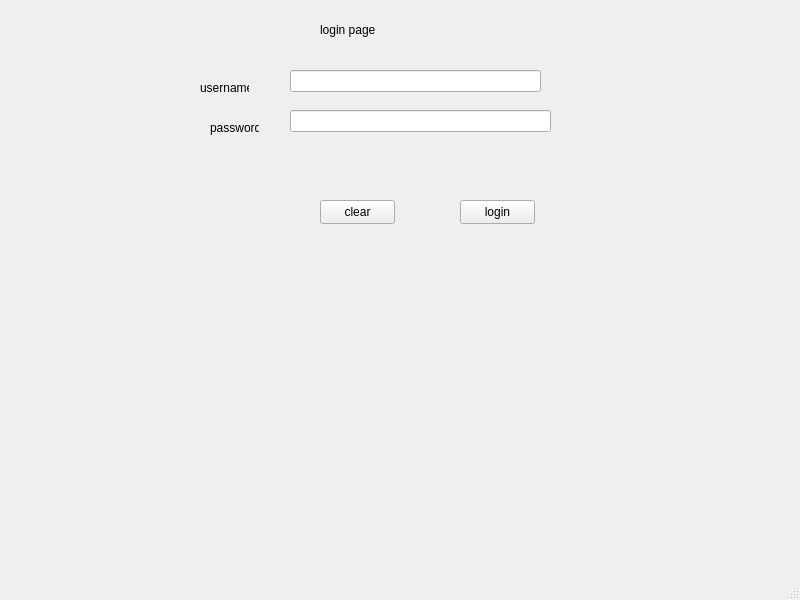
<?xml version="1.0" encoding="UTF-8"?>
<ui version="4.0">
 <class>MainWindow</class>
 <widget class="QMainWindow" name="MainWindow">
  <property name="geometry">
   <rect>
    <x>0</x>
    <y>0</y>
    <width>800</width>
    <height>600</height>
   </rect>
  </property>
  <property name="windowTitle">
   <string>MainWindow</string>
  </property>
  <widget class="QWidget" name="centralwidget">
   <widget class="QPushButton" name="clear">
    <property name="geometry">
     <rect>
      <x>320</x>
      <y>200</y>
      <width>75</width>
      <height>24</height>
     </rect>
    </property>
    <property name="text">
     <string>clear</string>
    </property>
   </widget>
   <widget class="QPushButton" name="login">
    <property name="geometry">
     <rect>
      <x>460</x>
      <y>200</y>
      <width>75</width>
      <height>24</height>
     </rect>
    </property>
    <property name="text">
     <string>login</string>
    </property>
   </widget>
   <widget class="QLineEdit" name="username">
    <property name="geometry">
     <rect>
      <x>290</x>
      <y>70</y>
      <width>251</width>
      <height>22</height>
     </rect>
    </property>
   </widget>
   <widget class="QLineEdit" name="password">
    <property name="geometry">
     <rect>
      <x>290</x>
      <y>110</y>
      <width>261</width>
      <height>22</height>
     </rect>
    </property>
   </widget>
   <widget class="QLabel" name="label">
    <property name="geometry">
     <rect>
      <x>200</x>
      <y>80</y>
      <width>49</width>
      <height>16</height>
     </rect>
    </property>
    <property name="text">
     <string>username</string>
    </property>
   </widget>
   <widget class="QLabel" name="label_2">
    <property name="geometry">
     <rect>
      <x>210</x>
      <y>120</y>
      <width>49</width>
      <height>16</height>
     </rect>
    </property>
    <property name="text">
     <string>password</string>
    </property>
   </widget>
   <widget class="QLabel" name="label_3">
    <property name="geometry">
     <rect>
      <x>320</x>
      <y>20</y>
      <width>91</width>
      <height>20</height>
     </rect>
    </property>
    <property name="text">
     <string>login page</string>
    </property>
   </widget>
  </widget>
  <widget class="QMenuBar" name="menubar">
   <property name="geometry">
    <rect>
     <x>0</x>
     <y>0</y>
     <width>800</width>
     <height>22</height>
    </rect>
   </property>
  </widget>
  <widget class="QStatusBar" name="statusbar"/>
 </widget>
 <resources/>
 <connections/>
</ui>
